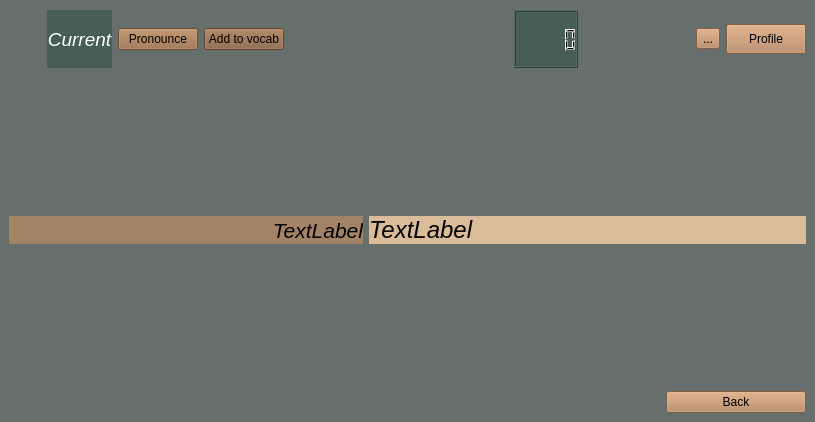
<?xml version="1.0" encoding="UTF-8"?>
<ui version="4.0">
 <class>BlindPrint</class>
 <widget class="QMainWindow" name="BlindPrint">
  <property name="geometry">
   <rect>
    <x>0</x>
    <y>0</y>
    <width>815</width>
    <height>422</height>
   </rect>
  </property>
  <property name="windowTitle">
   <string>MyLearn</string>
  </property>
  <property name="styleSheet">
   <string notr="true">background-color: rgb(102, 111, 108);</string>
  </property>
  <widget class="QWidget" name="centralwidget">
   <layout class="QGridLayout" name="gridLayout">
    <item row="13" column="7">
     <spacer name="verticalSpacer_2">
      <property name="orientation">
       <enum>Qt::Vertical</enum>
      </property>
      <property name="sizeHint" stdset="0">
       <size>
        <width>20</width>
        <height>40</height>
       </size>
      </property>
     </spacer>
    </item>
    <item row="13" column="11">
     <spacer name="horizontalSpacer_6">
      <property name="orientation">
       <enum>Qt::Horizontal</enum>
      </property>
      <property name="sizeHint" stdset="0">
       <size>
        <width>40</width>
        <height>20</height>
       </size>
      </property>
     </spacer>
    </item>
    <item row="13" column="10">
     <spacer name="horizontalSpacer_7">
      <property name="orientation">
       <enum>Qt::Horizontal</enum>
      </property>
      <property name="sizeHint" stdset="0">
       <size>
        <width>40</width>
        <height>20</height>
       </size>
      </property>
     </spacer>
    </item>
    <item row="13" column="9">
     <spacer name="horizontalSpacer_9">
      <property name="orientation">
       <enum>Qt::Horizontal</enum>
      </property>
      <property name="sizeHint" stdset="0">
       <size>
        <width>40</width>
        <height>20</height>
       </size>
      </property>
     </spacer>
    </item>
    <item row="10" column="10" colspan="4">
     <widget class="QLabel" name="label_2">
      <property name="font">
       <font>
        <pointsize>18</pointsize>
        <italic>true</italic>
       </font>
      </property>
      <property name="styleSheet">
       <string notr="true">background-color: rgb(218, 188, 154);</string>
      </property>
      <property name="text">
       <string>TextLabel</string>
      </property>
     </widget>
    </item>
    <item row="5" column="13">
     <spacer name="horizontalSpacer_8">
      <property name="orientation">
       <enum>Qt::Horizontal</enum>
      </property>
      <property name="sizeType">
       <enum>QSizePolicy::MinimumExpanding</enum>
      </property>
      <property name="sizeHint" stdset="0">
       <size>
        <width>40</width>
        <height>20</height>
       </size>
      </property>
     </spacer>
    </item>
    <item row="13" column="13">
     <spacer name="horizontalSpacer_3">
      <property name="orientation">
       <enum>Qt::Horizontal</enum>
      </property>
      <property name="sizeType">
       <enum>QSizePolicy::Expanding</enum>
      </property>
      <property name="sizeHint" stdset="0">
       <size>
        <width>25</width>
        <height>20</height>
       </size>
      </property>
     </spacer>
    </item>
    <item row="13" column="8">
     <spacer name="horizontalSpacer_5">
      <property name="orientation">
       <enum>Qt::Horizontal</enum>
      </property>
      <property name="sizeType">
       <enum>QSizePolicy::Expanding</enum>
      </property>
      <property name="sizeHint" stdset="0">
       <size>
        <width>40</width>
        <height>20</height>
       </size>
      </property>
     </spacer>
    </item>
    <item row="14" column="13">
     <widget class="QPushButton" name="push_button_back">
      <property name="styleSheet">
       <string notr="true">background-color: rgb(181, 131, 90);</string>
      </property>
      <property name="text">
       <string>Back</string>
      </property>
     </widget>
    </item>
    <item row="0" column="2" colspan="12">
     <layout class="QGridLayout" name="gridLayout_2">
      <property name="topMargin">
       <number>1</number>
      </property>
      <item row="1" column="5">
       <widget class="QPushButton" name="pushButton">
        <property name="styleSheet">
         <string notr="true">background-color: rgb(134, 94, 60);</string>
        </property>
        <property name="text">
         <string>Add to vocab</string>
        </property>
       </widget>
      </item>
      <item row="1" column="3">
       <widget class="QLabel" name="label_current_word">
        <property name="font">
         <font>
          <pointsize>14</pointsize>
          <italic>true</italic>
         </font>
        </property>
        <property name="styleSheet">
         <string notr="true">color: rgb(255, 255, 255);
border-color: rgb(102, 111, 108);
background-color: rgb(71, 94, 87);</string>
        </property>
        <property name="text">
         <string>Current</string>
        </property>
        <property name="alignment">
         <set>Qt::AlignCenter</set>
        </property>
       </widget>
      </item>
      <item row="1" column="10">
       <spacer name="horizontalSpacer">
        <property name="orientation">
         <enum>Qt::Horizontal</enum>
        </property>
        <property name="sizeHint" stdset="0">
         <size>
          <width>40</width>
          <height>20</height>
         </size>
        </property>
       </spacer>
      </item>
      <item row="1" column="7">
       <spacer name="horizontalSpacer_2">
        <property name="orientation">
         <enum>Qt::Horizontal</enum>
        </property>
        <property name="sizeHint" stdset="0">
         <size>
          <width>40</width>
          <height>20</height>
         </size>
        </property>
       </spacer>
      </item>
      <item row="1" column="0" colspan="2">
       <spacer name="verticalSpacer_3">
        <property name="orientation">
         <enum>Qt::Vertical</enum>
        </property>
        <property name="sizeType">
         <enum>QSizePolicy::Minimum</enum>
        </property>
        <property name="sizeHint" stdset="0">
         <size>
          <width>20</width>
          <height>58</height>
         </size>
        </property>
       </spacer>
      </item>
      <item row="1" column="4">
       <widget class="QPushButton" name="push_button_pronounce">
        <property name="styleSheet">
         <string notr="true">background-color: rgb(152, 106, 68);</string>
        </property>
        <property name="text">
         <string>Pronounce</string>
        </property>
       </widget>
      </item>
      <item row="1" column="12">
       <widget class="QPushButton" name="profileOpenButton">
        <property name="sizePolicy">
         <sizepolicy hsizetype="Minimum" vsizetype="Minimum">
          <horstretch>0</horstretch>
          <verstretch>0</verstretch>
         </sizepolicy>
        </property>
        <property name="minimumSize">
         <size>
          <width>80</width>
          <height>30</height>
         </size>
        </property>
        <property name="maximumSize">
         <size>
          <width>100</width>
          <height>30</height>
         </size>
        </property>
        <property name="styleSheet">
         <string notr="true">background-color: rgb(181, 131, 90);</string>
        </property>
        <property name="text">
         <string>Profile</string>
        </property>
       </widget>
      </item>
      <item row="1" column="8">
       <widget class="QLCDNumber" name="lcdNumber_2">
        <property name="minimumSize">
         <size>
          <width>50</width>
          <height>50</height>
         </size>
        </property>
        <property name="styleSheet">
         <string notr="true">background-color: rgb(71, 94, 87);
border-color: rgb(102, 111, 108);</string>
        </property>
       </widget>
      </item>
      <item row="1" column="6">
       <spacer name="horizontalSpacer_4">
        <property name="orientation">
         <enum>Qt::Horizontal</enum>
        </property>
        <property name="sizeHint" stdset="0">
         <size>
          <width>40</width>
          <height>20</height>
         </size>
        </property>
       </spacer>
      </item>
      <item row="1" column="11">
       <widget class="QToolButton" name="tool_button">
        <property name="styleSheet">
         <string notr="true">background-color: rgb(181, 131, 90);</string>
        </property>
        <property name="text">
         <string>...</string>
        </property>
       </widget>
      </item>
     </layout>
    </item>
    <item row="10" column="0" colspan="10">
     <widget class="QLabel" name="label">
      <property name="font">
       <font>
        <pointsize>16</pointsize>
        <italic>true</italic>
       </font>
      </property>
      <property name="layoutDirection">
       <enum>Qt::LeftToRight</enum>
      </property>
      <property name="styleSheet">
       <string notr="true">background-color: rgb(162, 131, 101);</string>
      </property>
      <property name="text">
       <string>TextLabel</string>
      </property>
      <property name="textFormat">
       <enum>Qt::AutoText</enum>
      </property>
      <property name="alignment">
       <set>Qt::AlignRight|Qt::AlignTrailing|Qt::AlignVCenter</set>
      </property>
     </widget>
    </item>
    <item row="5" column="11">
     <spacer name="verticalSpacer">
      <property name="orientation">
       <enum>Qt::Vertical</enum>
      </property>
      <property name="sizeType">
       <enum>QSizePolicy::MinimumExpanding</enum>
      </property>
      <property name="sizeHint" stdset="0">
       <size>
        <width>15</width>
        <height>100</height>
       </size>
      </property>
     </spacer>
    </item>
   </layout>
  </widget>
 </widget>
 <resources/>
 <connections/>
</ui>
